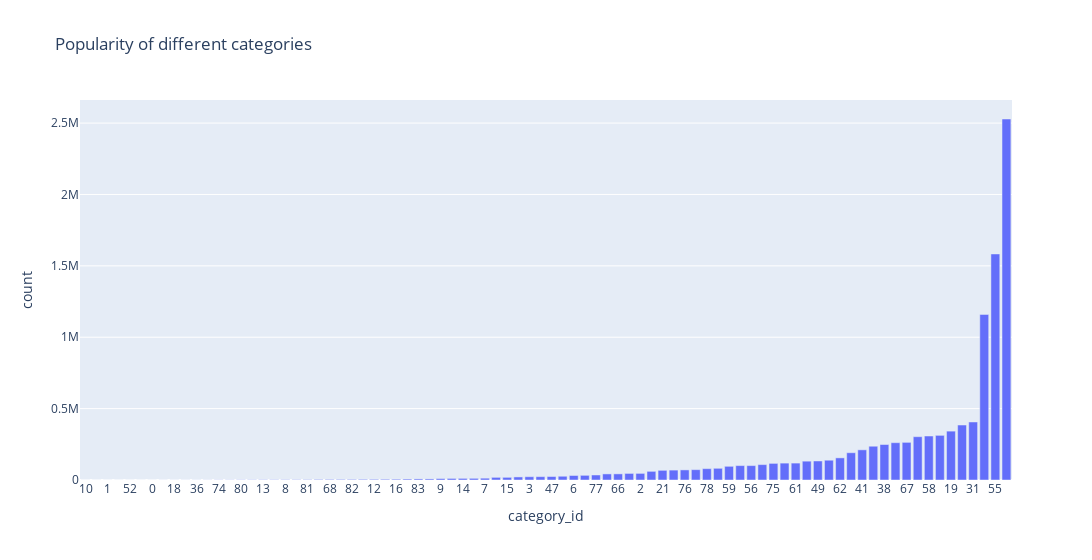

This figure's notebook cell:
### Code cell
# Visualization number of sales in each category
# Here we can see distribution of sales
group = full_df.copy().astype(int).groupby('item_category_id')['item_id'].count().sort_values().reset_index()
group.columns = ['category_id', 'count']
group['category_id'] = group['category_id'].astype(str)
fig = px.bar(group, x='category_id', y='count', title='Popularity of different categories', width=1100)
fig.show()

### Figure 1 — Plotly figure (JSON) as saved in the notebook; plotly's stock layout.template omitted (floating-point values rounded to 4 significant figures)
{"data": [{"alignmentgroup": "True", "hovertemplate": "category_id=%{x}<br>count=%{y}<extra></extra>", "legendgroup": "", "marker": {"color": "#636efa"}, "name": "", "offsetgroup": "", "orientation": "v", "showlegend": false, "textposition": "auto", "type": "bar", "x": ["10", "51", "1", "50", "52", "53", "0", "48", "18", "27", "36", "46", "74", "26", "80", "79", "13", "71", "8", "42", "81", "17", "68", "34", "82", "32", "12", "39", "16", "35", "83", "4", "9", "44", "14", "33", "7", "11", "15", "29", "3", "60", "47", "5", "6", "73", "77", "54", "66", "24", "2", "22", "21", "45", "76", "20", "78", "25", "59", "65", "56", "70", "75", "69", "61", "64", "49", "28", "62", "63", "41", "72", "38", "23", "67", "43", "58", "57", "19", "30", "31", "37", "55", "40"], "xaxis": "x", "y": [46, 50, 91, 92, 135, 138, 179, 274, 369, 422, 472, 717, 1031, 1115, 1572, 1628, 1931, 2042, 2225, 2236, 2576, 3847, 3969, 4070, 4108, 4602, 4673, 5025, 5459, 6512, 7471, 7483, 9724, 11002, 11349, 11605, 12655, 18503, 18621, 21435, 22949, 23386, 24398, 26242, 31574, 32745, 35087, 42652, 42916, 46079, 46297, 60691, 67804, 69343, 70760, 72388, 79476, 81982, 95921, 100844, 100873, 107883, 116369, 118223, 118449, 131976, 133266, 138598, 155003, 190997, 211308, 236553, 248655, 261429, 263717, 303301, 308094, 312699, 342337, 385121, 406435, 1159867, 1583333, 2528576], "yaxis": "y"}], "layout": {"barmode": "relative", "legend": {"tracegroupgap": 0}, "title": {"text": "Popularity of different categories"}, "width": 1100, "xaxis": {"anchor": "y", "domain": [0, 1], "title": {"text": "category_id"}}, "yaxis": {"anchor": "x", "domain": [0, 1], "title": {"text": "count"}}}}
